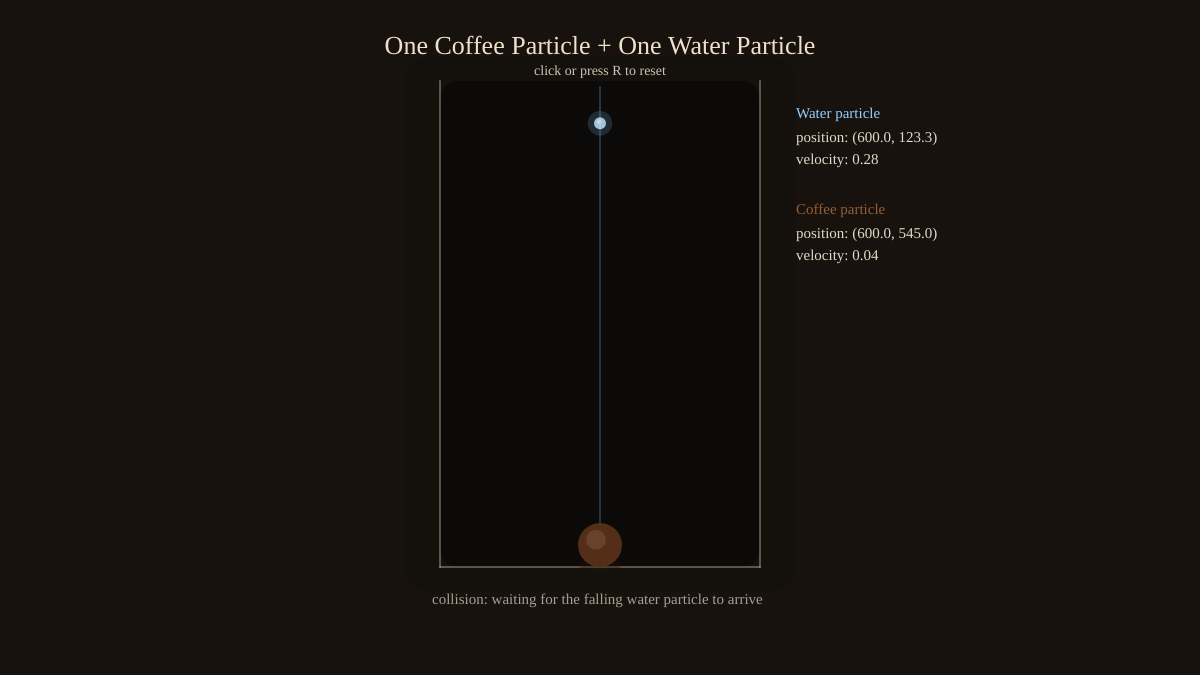
Frame 1 (no input)
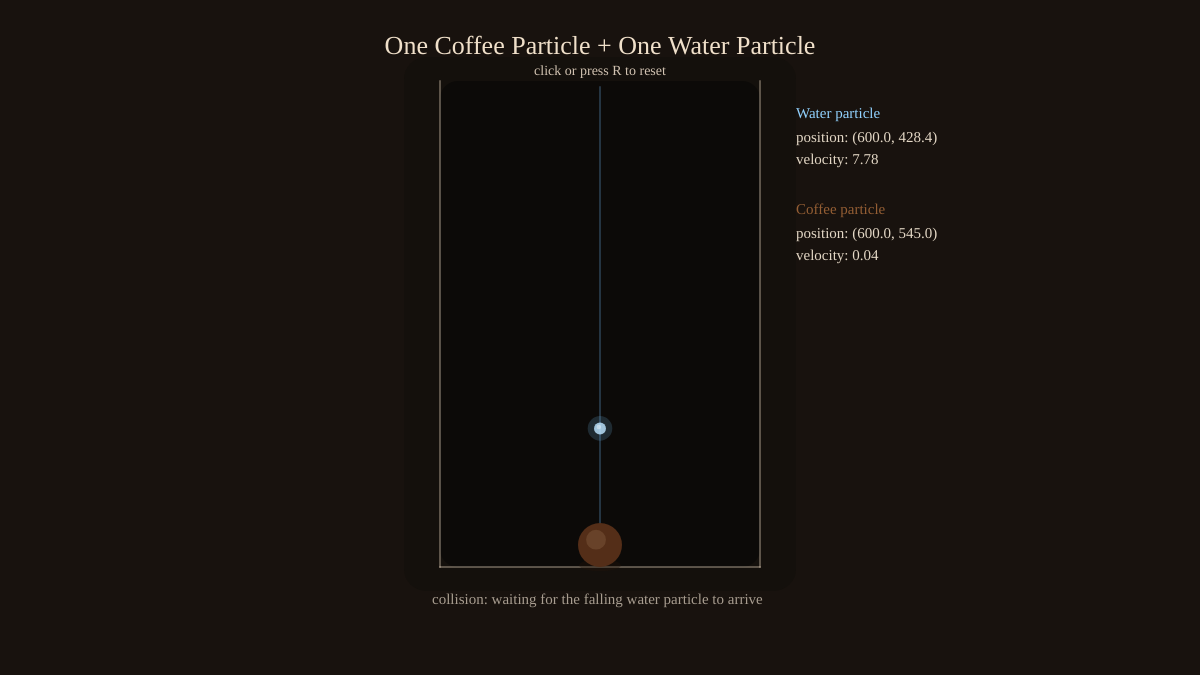
Frame 60 (no input)
Frame 120 (the mouse pressed at the canvas centre since frame 60): identical to frame 60, image omitted

The p5.js sketch that drew these frames (run headless with seeded random() and noise() and a simulated clock; from frame 60 on, the mouse is pressed at the canvas centre):

// p5.js sketch
// ── sketch.js
const DESIGN_W = 1280;
const DESIGN_H = 720;
const ASPECT = 16 / 9;

let sim;

function setup() {
  const dims = getCanvasSize();
  createCanvas(dims.w, dims.h);
  pixelDensity(1);
  textFont("Georgia");
  sim = new SingleParticleBrewSim();
}

function draw() {
  background(10, 8, 6);
  sim.update();
  sim.render();
}

function mousePressed() {
  sim.reset();
}

function keyPressed() {
  if (key === "r" || key === "R") {
    sim.reset();
  }
}

function windowResized() {
  const dims = getCanvasSize();
  resizeCanvas(dims.w, dims.h);
  sim.reset();
}

function getCanvasSize() {
  let w = windowWidth;
  let h = windowHeight;
  if (w / h > ASPECT) {
    w = h * ASPECT;
  } else {
    h = w / ASPECT;
  }
  return { w: floor(w), h: floor(h) };
}

class SingleParticleBrewSim {
  constructor() {
    this.gravity = createVector(0, 0.28);
    this.reset();
  }

  get chamber() {
    const w = min(width * 0.34, 320);
    const h = min(height * 0.72, 520);
    return {
      x: width * 0.5 - w * 0.5,
      y: height * 0.12,
      w,
      h,
      cx: width * 0.5,
      floorY: height * 0.12 + h
    };
  }

  reset() {
    const chamber = this.chamber;
    this.elapsed = 0;
    this.collisionHappened = false;
    this.resetTimer = 0;
    this.coffee = new CoffeeParticle(chamber.cx, chamber.floorY - 22, 44);
    this.water = new WaterParticle(chamber.cx, chamber.y + 42, 12);
  }

  update() {
    const dt = min(deltaTime / 1000, 1 / 30);
    const chamber = this.chamber;

    this.elapsed += dt;

    this.water.applyForce(p5.Vector.mult(this.gravity, this.water.mass));
    this.coffee.applyForce(p5.Vector.mult(this.gravity, this.coffee.mass));

    this.water.applyForce(p5.Vector.mult(this.water.vel, -0.012));
    this.coffee.applyForce(p5.Vector.mult(this.coffee.vel, -0.085));

    this.water.update(dt);
    this.coffee.update(dt);

    this.resolvePair(this.water, this.coffee, 0.36);

    this.water.keepInsideChamber(chamber);
    this.coffee.keepInsideChamber(chamber);
    this.coffee.applyGroundFriction(chamber.floorY);

    if (this.collisionHappened) {
      this.resetTimer += dt;
    }

    const waterSettled =
      this.water.pos.y >= chamber.floorY - this.water.radius - 0.5 &&
      abs(this.water.vel.y) < 0.08;
    const coffeeSettled =
      this.coffee.pos.y >= chamber.floorY - this.coffee.radius - 0.5 &&
      this.coffee.vel.mag() < 0.05;

    if ((this.resetTimer > 1.6 && waterSettled && coffeeSettled) || this.elapsed > 8) {
      this.reset();
    }
  }

  resolvePair(a, b, restitution) {
    const delta = p5.Vector.sub(b.pos, a.pos);
    const distanceSq = delta.magSq();
    const minDistance = a.radius + b.radius;
    if (distanceSq === 0 || distanceSq >= minDistance * minDistance) {
      return;
    }

    const distance = sqrt(distanceSq);
    const normal = delta.copy().div(distance);
    const overlap = minDistance - distance;
    const totalInvMass = 1 / a.mass + 1 / b.mass;

    a.pos.add(p5.Vector.mult(normal, -overlap * (1 / a.mass) / totalInvMass));
    b.pos.add(p5.Vector.mult(normal, overlap * (1 / b.mass) / totalInvMass));

    const relativeVelocity = p5.Vector.sub(b.vel, a.vel);
    const velocityAlongNormal = relativeVelocity.dot(normal);
    if (velocityAlongNormal >= 0) {
      return;
    }

    const impulseMagnitude = (-(1 + restitution) * velocityAlongNormal) / totalInvMass;
    const impulse = p5.Vector.mult(normal, impulseMagnitude);
    a.vel.sub(p5.Vector.div(impulse, a.mass));
    b.vel.add(p5.Vector.div(impulse, b.mass));

    this.collisionHappened = true;
    this.coffee.lastImpactFrame = frameCount;
  }

  render() {
    const chamber = this.chamber;

    this.renderBackdrop(chamber);
    this.renderGuides(chamber);
    this.water.render();
    this.coffee.render();
    this.renderLabels(chamber);
  }

  renderBackdrop(chamber) {
    noStroke();
    fill(24, 18, 14);
    rect(0, 0, width, height);

    fill(20, 16, 12);
    rect(chamber.x - 36, chamber.y - 24, chamber.w + 72, chamber.h + 48, 22);

    fill(12, 10, 8);
    rect(chamber.x, chamber.y, chamber.w, chamber.h, 18);
  }

  renderGuides(chamber) {
    stroke(255, 235, 210, 80);
    strokeWeight(2);
    line(chamber.x, chamber.y, chamber.x, chamber.floorY);
    line(chamber.x + chamber.w, chamber.y, chamber.x + chamber.w, chamber.floorY);
    line(chamber.x, chamber.floorY, chamber.x + chamber.w, chamber.floorY);

    stroke(120, 190, 255, 60);
    line(chamber.cx, chamber.y + 6, chamber.cx, chamber.floorY - 8);
  }

  renderLabels(chamber) {
    noStroke();
    fill(240, 224, 202);
    textSize(26);
    textAlign(CENTER, TOP);
    text("One Coffee Particle + One Water Particle", width * 0.5, height * 0.05);

    textSize(14);
    fill(210, 195, 178);
    text("click or press R to reset", width * 0.5, height * 0.095);

    textAlign(LEFT, TOP);
    textSize(15);

    const infoX = chamber.x + chamber.w + 36;
    const infoY = chamber.y + 26;
    const waterSpeed = this.water.vel.mag().toFixed(2);
    const coffeeSpeed = this.coffee.vel.mag().toFixed(2);

    fill(145, 210, 255);
    text("Water particle", infoX, infoY);
    fill(228, 216, 198);
    text(`position: (${this.water.pos.x.toFixed(1)}, ${this.water.pos.y.toFixed(1)})`, infoX, infoY + 24);
    text(`velocity: ${waterSpeed}`, infoX, infoY + 46);

    fill(148, 94, 52);
    text("Coffee particle", infoX, infoY + 96);
    fill(228, 216, 198);
    text(`position: (${this.coffee.pos.x.toFixed(1)}, ${this.coffee.pos.y.toFixed(1)})`, infoX, infoY + 120);
    text(`velocity: ${coffeeSpeed}`, infoX, infoY + 142);

    fill(228, 216, 198, 180);
    text(
      this.collisionHappened
        ? "collision: water transfers momentum to the resting coffee particle"
        : "collision: waiting for the falling water particle to arrive",
      chamber.x - 8,
      chamber.floorY + 26
    );
  }
}

class Particle {
  constructor(x, y, radius, colorValue) {
    this.pos = createVector(x, y);
    this.vel = createVector(0, 0);
    this.acc = createVector(0, 0);
    this.radius = radius;
    this.mass = radius * radius * 0.018;
    this.colorValue = colorValue;
  }

  applyForce(force) {
    this.acc.add(p5.Vector.div(force, this.mass));
  }

  update(dt) {
    this.vel.add(p5.Vector.mult(this.acc, dt * 60));
    this.pos.add(p5.Vector.mult(this.vel, dt * 60));
    this.acc.mult(0);
  }
}

class CoffeeParticle extends Particle {
  constructor(x, y, diameter) {
    super(x, y, diameter * 0.5, color(84, 46, 24));
    this.mass = this.radius * this.radius * 0.028;
    this.lastImpactFrame = -999;
  }

  keepInsideChamber(chamber) {
    if (this.pos.x < chamber.x + this.radius) {
      this.pos.x = chamber.x + this.radius;
      this.vel.x *= -0.2;
    }
    if (this.pos.x > chamber.x + chamber.w - this.radius) {
      this.pos.x = chamber.x + chamber.w - this.radius;
      this.vel.x *= -0.2;
    }
    if (this.pos.y > chamber.floorY - this.radius) {
      this.pos.y = chamber.floorY - this.radius;
      this.vel.y *= -0.16;
    }
  }

  applyGroundFriction(floorY) {
    const onFloor = this.pos.y >= floorY - this.radius - 0.5;
    if (!onFloor) {
      return;
    }
    this.vel.x *= 0.92;
    if (abs(this.vel.x) < 0.01) {
      this.vel.x = 0;
    }
    if (abs(this.vel.y) < 0.02) {
      this.vel.y = 0;
    }
  }

  render() {
    const glow = constrain(map(frameCount - this.lastImpactFrame, 0, 14, 90, 0), 0, 90);

    noStroke();
    fill(35, 20, 10, 90);
    ellipse(this.pos.x, this.pos.y + this.radius * 0.92, this.radius * 1.9, this.radius * 0.55);

    fill(this.colorValue);
    ellipse(this.pos.x, this.pos.y, this.radius * 2);

    fill(140, 102, 70, 95);
    ellipse(this.pos.x - this.radius * 0.18, this.pos.y - this.radius * 0.24, this.radius * 0.9);

    fill(255, 232, 210, glow);
    ellipse(this.pos.x, this.pos.y, this.radius * 2.2);
  }
}

class WaterParticle extends Particle {
  constructor(x, y, diameter) {
    super(x, y, diameter * 0.5, color(188, 228, 255, 210));
    this.mass = this.radius * this.radius * 0.011;
  }

  keepInsideChamber(chamber) {
    if (this.pos.x < chamber.x + this.radius) {
      this.pos.x = chamber.x + this.radius;
      this.vel.x *= -0.75;
    }
    if (this.pos.x > chamber.x + chamber.w - this.radius) {
      this.pos.x = chamber.x + chamber.w - this.radius;
      this.vel.x *= -0.75;
    }
    if (this.pos.y < chamber.y + this.radius) {
      this.pos.y = chamber.y + this.radius;
      this.vel.y *= -0.45;
    }
    if (this.pos.y > chamber.floorY - this.radius) {
      this.pos.y = chamber.floorY - this.radius;
      this.vel.y *= -0.28;
      this.vel.x *= 0.98;
      if (abs(this.vel.y) < 0.02) {
        this.vel.y = 0;
      }
    }
  }

  render() {
    noStroke();
    fill(130, 200, 255, 44);
    ellipse(this.pos.x, this.pos.y, this.radius * 4.1);

    fill(this.colorValue);
    ellipse(this.pos.x, this.pos.y, this.radius * 2);

    fill(255, 255, 255, 90);
    ellipse(this.pos.x - this.radius * 0.2, this.pos.y - this.radius * 0.24, this.radius * 0.75);
  }
}
